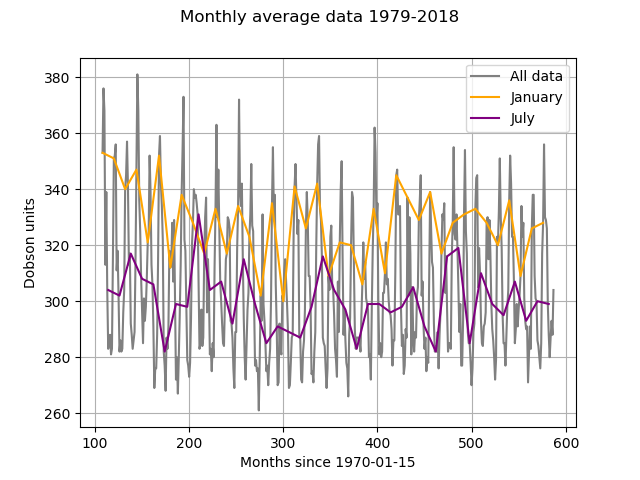

Source code (Python):
#!/usr/bin/env python3
import numpy as np
import matplotlib.pyplot as plt
import json
from scipy.io import netcdf

with netcdf.netcdf_file('MSR-2.nc', mmap=False) as netcdf_file:
    variables = netcdf_file.variables
print(*variables, sep=', ')
print(variables['time'].dimensions)
print(variables['Average_O3_column'].dimensions)
print(variables['time'].units, variables['Average_O3_column'].units)
Dushanbelong = 68.75
Dushanbelat = 38.57
a = np.searchsorted(variables['longitude'].data, Dushanbelong, sorter=None)#Вычисляем узел сетки с похожими коориданатми
b = np.searchsorted(variables['latitude'].data, Dushanbelat, sorter=None)
plt.plot(variables['time'][:], variables['Average_O3_column'][:, b, a], label = 'All data', color='grey')#рисуем график зависимости озона от времени
plt.plot(variables['time'][::12], variables['Average_O3_column'][::12, b, a], label = 'January', color='orange')#для января
plt.plot(variables['time'][6::12], variables['Average_O3_column'][6::12, b, a], label = 'July', color='purple')
plt.xlabel("Months since 1970-01-15")
plt.ylabel('Dobson units')
plt.grid()
plt.legend()
plt.suptitle('Monthly average data 1979-2018')
plt.savefig('ozon.png')
plt.show()
minall=min(variables['Average_O3_column'][:, b, a])#вычисляем минимальные/максимальные/средние значения для данных за весь период, январь и июль
avgall=np.mean(variables['Average_O3_column'][:, b, a])
maxall=max(variables['Average_O3_column'][:, b, a])
minjan=min(variables['Average_O3_column'][::12, b, a])
avgjan=np.mean(variables['Average_O3_column'][::12, b, a])
maxjan=max(variables['Average_O3_column'][::12, b, a])
minjul=min(variables['Average_O3_column'][6::12, b, a])
avgjul=np.mean(variables['Average_O3_column'][6::12, b, a])
maxjul=max(variables['Average_O3_column'][6::12, b, a])

data={"city": "Dushanbe",
    "coordinates": [68.75, 38.57],
    "jan": {
        "min": str(minjan),
        "max": str(maxjan),
        "mean": str(avgjan)
    },
    "jul": {
        "min": str(minjul),
        "max": str(maxjul),
        "mean": str(avgjul)
    },
    "all": {
        "min": str(minall),
        "max": str(maxall),
        "mean": str(avgall)
    }}
with open("ozon.json", "w") as f:#записываем в файл
    json.dump(data, f, indent=2) #indent=2 делается исключительно для визуально удобного представления данных в ozon.json, вообще говоря, это не требуется и усложняет работу с файлом
